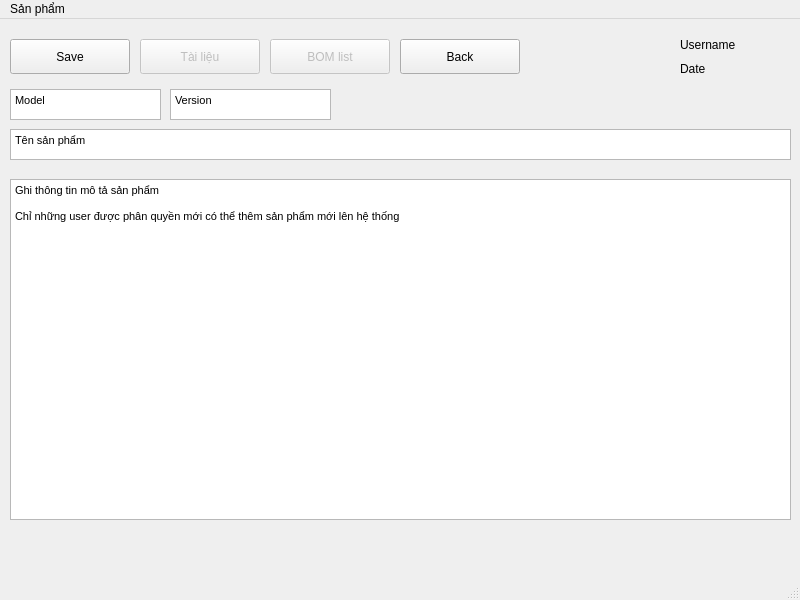
<?xml version="1.0" encoding="UTF-8"?>
<ui version="4.0">
 <class>sanphammoi</class>
 <widget class="QMainWindow" name="sanphammoi">
  <property name="geometry">
   <rect>
    <x>0</x>
    <y>0</y>
    <width>800</width>
    <height>600</height>
   </rect>
  </property>
  <property name="windowTitle">
   <string>Tạo sản phẩm mới</string>
  </property>
  <widget class="QWidget" name="centralwidget">
   <widget class="QPushButton" name="but_save">
    <property name="enabled">
     <bool>true</bool>
    </property>
    <property name="geometry">
     <rect>
      <x>10</x>
      <y>20</y>
      <width>120</width>
      <height>35</height>
     </rect>
    </property>
    <property name="text">
     <string>Save</string>
    </property>
   </widget>
   <widget class="QPushButton" name="but_tailieu">
    <property name="enabled">
     <bool>false</bool>
    </property>
    <property name="geometry">
     <rect>
      <x>140</x>
      <y>20</y>
      <width>120</width>
      <height>35</height>
     </rect>
    </property>
    <property name="text">
     <string>Tài liệu</string>
    </property>
   </widget>
   <widget class="QPushButton" name="but_bom">
    <property name="enabled">
     <bool>false</bool>
    </property>
    <property name="geometry">
     <rect>
      <x>270</x>
      <y>20</y>
      <width>120</width>
      <height>35</height>
     </rect>
    </property>
    <property name="text">
     <string>BOM list</string>
    </property>
   </widget>
   <widget class="QPushButton" name="but_back">
    <property name="geometry">
     <rect>
      <x>400</x>
      <y>20</y>
      <width>120</width>
      <height>35</height>
     </rect>
    </property>
    <property name="text">
     <string>Back</string>
    </property>
   </widget>
   <widget class="QLabel" name="label">
    <property name="geometry">
     <rect>
      <x>680</x>
      <y>10</y>
      <width>111</width>
      <height>31</height>
     </rect>
    </property>
    <property name="text">
     <string>Username</string>
    </property>
   </widget>
   <widget class="QLabel" name="label_2">
    <property name="geometry">
     <rect>
      <x>680</x>
      <y>34</y>
      <width>101</width>
      <height>31</height>
     </rect>
    </property>
    <property name="text">
     <string>Date</string>
    </property>
   </widget>
   <widget class="QTextEdit" name="text_mo_ta_sp">
    <property name="geometry">
     <rect>
      <x>10</x>
      <y>160</y>
      <width>781</width>
      <height>341</height>
     </rect>
    </property>
    <property name="html">
     <string>&lt;!DOCTYPE HTML PUBLIC &quot;-//W3C//DTD HTML 4.0//EN&quot; &quot;http://www.w3.org/TR/REC-html40/strict.dtd&quot;&gt;
&lt;html&gt;&lt;head&gt;&lt;meta name=&quot;qrichtext&quot; content=&quot;1&quot; /&gt;&lt;style type=&quot;text/css&quot;&gt;
p, li { white-space: pre-wrap; }
&lt;/style&gt;&lt;/head&gt;&lt;body style=&quot; font-family:'MS Shell Dlg 2'; font-size:8.25pt; font-weight:400; font-style:normal;&quot;&gt;
&lt;p style=&quot; margin-top:0px; margin-bottom:0px; margin-left:0px; margin-right:0px; -qt-block-indent:0; text-indent:0px;&quot;&gt;Ghi thông tin mô tả sản phẩm&lt;/p&gt;
&lt;p style=&quot;-qt-paragraph-type:empty; margin-top:0px; margin-bottom:0px; margin-left:0px; margin-right:0px; -qt-block-indent:0; text-indent:0px;&quot;&gt;&lt;br /&gt;&lt;/p&gt;
&lt;p style=&quot; margin-top:0px; margin-bottom:0px; margin-left:0px; margin-right:0px; -qt-block-indent:0; text-indent:0px;&quot;&gt;Chỉ những user được phân quyền mới có thể thêm sản phẩm mới lên hệ thống&lt;/p&gt;&lt;/body&gt;&lt;/html&gt;</string>
    </property>
   </widget>
   <widget class="QTextEdit" name="text_model">
    <property name="geometry">
     <rect>
      <x>10</x>
      <y>70</y>
      <width>151</width>
      <height>31</height>
     </rect>
    </property>
    <property name="html">
     <string>&lt;!DOCTYPE HTML PUBLIC &quot;-//W3C//DTD HTML 4.0//EN&quot; &quot;http://www.w3.org/TR/REC-html40/strict.dtd&quot;&gt;
&lt;html&gt;&lt;head&gt;&lt;meta name=&quot;qrichtext&quot; content=&quot;1&quot; /&gt;&lt;style type=&quot;text/css&quot;&gt;
p, li { white-space: pre-wrap; }
&lt;/style&gt;&lt;/head&gt;&lt;body style=&quot; font-family:'MS Shell Dlg 2'; font-size:8.25pt; font-weight:400; font-style:normal;&quot;&gt;
&lt;p style=&quot; margin-top:0px; margin-bottom:0px; margin-left:0px; margin-right:0px; -qt-block-indent:0; text-indent:0px;&quot;&gt;Model&lt;/p&gt;&lt;/body&gt;&lt;/html&gt;</string>
    </property>
   </widget>
   <widget class="QTextEdit" name="text_ten_sp">
    <property name="geometry">
     <rect>
      <x>10</x>
      <y>110</y>
      <width>781</width>
      <height>31</height>
     </rect>
    </property>
    <property name="whatsThis">
     <string>Nhập tên sản phẩm, không bao gồm model</string>
    </property>
    <property name="html">
     <string>&lt;!DOCTYPE HTML PUBLIC &quot;-//W3C//DTD HTML 4.0//EN&quot; &quot;http://www.w3.org/TR/REC-html40/strict.dtd&quot;&gt;
&lt;html&gt;&lt;head&gt;&lt;meta name=&quot;qrichtext&quot; content=&quot;1&quot; /&gt;&lt;style type=&quot;text/css&quot;&gt;
p, li { white-space: pre-wrap; }
&lt;/style&gt;&lt;/head&gt;&lt;body style=&quot; font-family:'MS Shell Dlg 2'; font-size:8.25pt; font-weight:400; font-style:normal;&quot;&gt;
&lt;p style=&quot; margin-top:0px; margin-bottom:0px; margin-left:0px; margin-right:0px; -qt-block-indent:0; text-indent:0px;&quot;&gt;Tên sản phẩm&lt;/p&gt;&lt;/body&gt;&lt;/html&gt;</string>
    </property>
   </widget>
   <widget class="QTextEdit" name="text_version">
    <property name="geometry">
     <rect>
      <x>170</x>
      <y>70</y>
      <width>161</width>
      <height>31</height>
     </rect>
    </property>
    <property name="html">
     <string>&lt;!DOCTYPE HTML PUBLIC &quot;-//W3C//DTD HTML 4.0//EN&quot; &quot;http://www.w3.org/TR/REC-html40/strict.dtd&quot;&gt;
&lt;html&gt;&lt;head&gt;&lt;meta name=&quot;qrichtext&quot; content=&quot;1&quot; /&gt;&lt;style type=&quot;text/css&quot;&gt;
p, li { white-space: pre-wrap; }
&lt;/style&gt;&lt;/head&gt;&lt;body style=&quot; font-family:'MS Shell Dlg 2'; font-size:8.25pt; font-weight:400; font-style:normal;&quot;&gt;
&lt;p style=&quot; margin-top:0px; margin-bottom:0px; margin-left:0px; margin-right:0px; -qt-block-indent:0; text-indent:0px;&quot;&gt;Version&lt;/p&gt;&lt;/body&gt;&lt;/html&gt;</string>
    </property>
   </widget>
  </widget>
  <widget class="QMenuBar" name="menubar">
   <property name="geometry">
    <rect>
     <x>0</x>
     <y>0</y>
     <width>800</width>
     <height>21</height>
    </rect>
   </property>
   <widget class="QMenu" name="menuS_n_ph_m">
    <property name="title">
     <string>Sản phẩm</string>
    </property>
    <addaction name="action_sanphammoi"/>
    <addaction name="action_sanpham"/>
    <addaction name="separator"/>
    <addaction name="action_linhkien1"/>
    <addaction name="separator"/>
    <addaction name="actionK_t_th_c"/>
   </widget>
   <addaction name="menuS_n_ph_m"/>
  </widget>
  <widget class="QStatusBar" name="statusbar"/>
  <action name="action_sanphammoi">
   <property name="text">
    <string>Sản phẩm mới</string>
   </property>
  </action>
  <action name="action_sanpham">
   <property name="text">
    <string>Danh sách sản phẩm</string>
   </property>
  </action>
  <action name="action_linhkien1">
   <property name="text">
    <string>Linh kiện</string>
   </property>
  </action>
  <action name="actionK_ho_ch_SX">
   <property name="text">
    <string>Kế hoạch SX</string>
   </property>
  </action>
  <action name="actionL_nh_s_n_xu_t">
   <property name="text">
    <string>Lệnh sản xuất</string>
   </property>
  </action>
  <action name="actionTest_QC">
   <property name="text">
    <string>Test QC</string>
   </property>
  </action>
  <action name="actionNh_p_kho">
   <property name="text">
    <string>Nhập kho</string>
   </property>
  </action>
  <action name="actionXu_t_kho">
   <property name="text">
    <string>Xuất kho</string>
   </property>
  </action>
  <action name="action_t_h_ng_linh_ki_n">
   <property name="text">
    <string>Đặt hàng linh kiện</string>
   </property>
  </action>
  <action name="actionLinh_ki_n_t_n_kho">
   <property name="text">
    <string>Linh kiện tồn kho</string>
   </property>
  </action>
  <action name="actionB_o_gi">
   <property name="text">
    <string>Báo giá</string>
   </property>
  </action>
  <action name="action_n_t_h_ng">
   <property name="text">
    <string>Đơn đặt hàng</string>
   </property>
  </action>
  <action name="actionS_n_ph_m_b_o_h_nh">
   <property name="text">
    <string>Sản phẩm bảo hành</string>
   </property>
  </action>
  <action name="actionDanh_s_ch_kh_ch_h_ng">
   <property name="text">
    <string>Danh sách khách hàng</string>
   </property>
  </action>
  <action name="actionH_ng_d_n_c_i_t">
   <property name="text">
    <string>Hướng dẫn cài đặt</string>
   </property>
  </action>
  <action name="actionH_ng_d_n_s_d_ng">
   <property name="text">
    <string>Hướng dẫn sử dụng</string>
   </property>
  </action>
  <action name="actionUpdate">
   <property name="text">
    <string>Update</string>
   </property>
  </action>
  <action name="actionK_t_th_c">
   <property name="text">
    <string>Kết thúc</string>
   </property>
  </action>
 </widget>
 <resources/>
 <connections/>
</ui>
